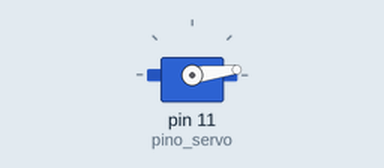
Simulated run of this sketch. Board: Arduino Uno, built with avr-gcc and run on an emulated ATmega328P. Shown: servo. What the sketch prints to the serial monitor is not drawn.

Above: at 0.05 s.
At 0.4 s:
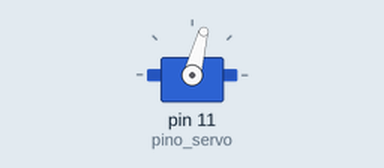
At 1.15 s:
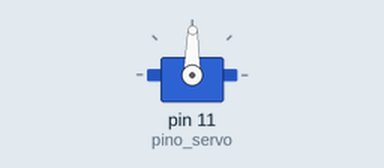
At 2.3 s:
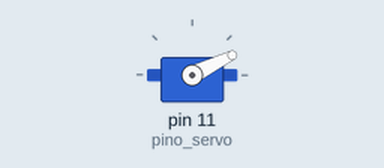
Timing chart, 0 to 5.6 s (numbered marks = the images above):
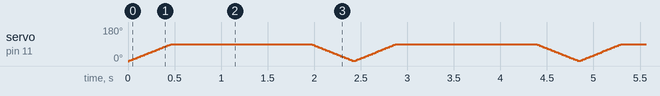

The sketch:

servo_test2.ino
```cpp
#include <Servo.h>

#define pino_servo 11

Servo servo;
int pulse = 5;
int pause = 1500;
int pos;

void setup() {

  pinMode(1, OUTPUT);
  servo.attach(pino_servo);
  Serial.begin(19200);
  Serial.println("Ready");
  servo.write(0);
}

void loop() {
 for(pos = 0; pos < 90; pos++)
  {
    servo.write(pos);
  delay(pulse);
  }
delay(pause);
  for(pos = 90; pos >= 0; pos--)
  {
    servo.write(pos);
    delay(pulse);
  }


}
```
